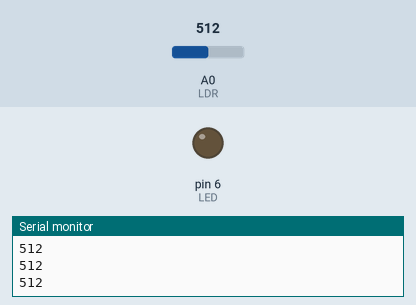
This sketch was run on a simulated Arduino Uno, built with avr-gcc and run on an emulated ATmega328P. On the bench: output pins drawn as LEDs (lit = HIGH), the last lines printed to the serial monitor. The test bench sets the inputs (shaded band); at power-on: A0 (LDR) = 512.

Above: at 1.2 s.
1.3 s: A0 (LDR) set to 48
2.8 s: A0 (LDR) set to 41
At 3.4 s:
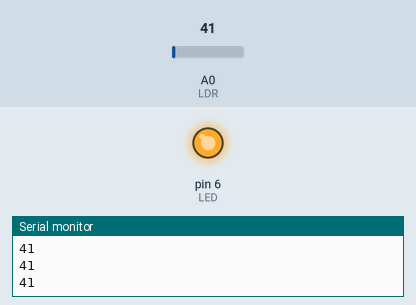
4.3 s: A0 (LDR) set to 122
At 5.5 s:
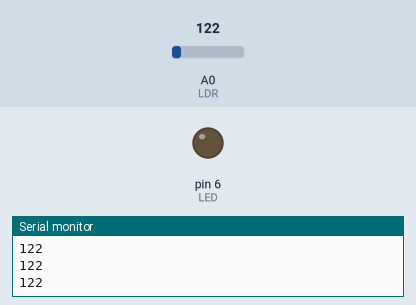
5.8 s: A0 (LDR) set to 35
At 6.9 s:
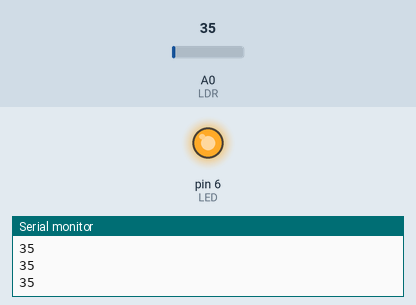
Timing chart, 0 to 8.3 s (numbered marks = the images above; inputs shaded):
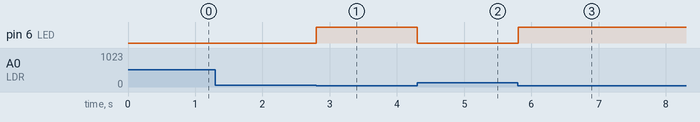

The sketch:

LDR-LED.ino
```cpp
#define LDR A0
#define LED 6

void setup() {
  Serial.begin(9600);
  pinMode(LED, OUTPUT);
}

void loop() {
  Serial.println(analogRead(LDR));

  if(analogRead(LDR)<45){
    digitalWrite(LED, 1);
  }

  else{
    digitalWrite(LED, 0);
  }
}
```

Measured:
- the behaviour switches between 45 and 44 on A0 (LDR) (found by bisection; images 0 and 1)
- after the input at 2.8 s, pin 6 (LED): LOW → HIGH at once
- after the input at 4.3 s, pin 6 (LED): HIGH → LOW at once
- after the input at 5.8 s, pin 6 (LED): LOW → HIGH at once
